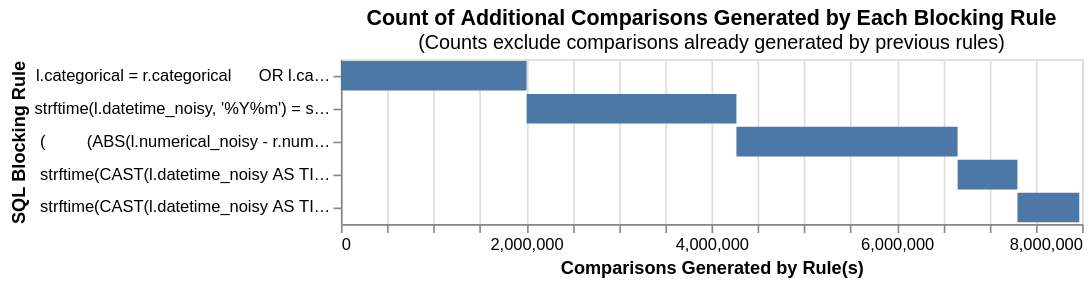

Source (notebook cell):
### Code cell
from splink import DuckDBAPI, block_on
from splink.blocking_analysis import (
    cumulative_comparisons_to_be_scored_from_blocking_rules_chart,
)

# We design blocking rules so that we allow for differences in numerical values and dates.
# Here we simplify the date calculation to just via month.
# Rule 1: Match on category OR allow if either side is missing
blocking_rule_category = """
    l.categorical = r.categorical 
    OR l.categorical IS NULL 
    OR r.categorical IS NULL
"""

# Rule 2: Match on calendar month OR allow if either side is missing
blocking_rule_month = """
    strftime(l.datetime_noisy, '%Y%m') = strftime(r.datetime_noisy, '%Y%m')
    OR l.datetime_noisy IS NULL 
    OR r.datetime_noisy IS NULL
"""

# Rule 3: Robust percentage-based bounding OR allow if either side is missing
blocking_rule_numerical = """
    (
        (ABS(l.numerical_noisy - r.numerical_noisy) / NULLIF(
            CASE WHEN l.numerical_noisy > r.numerical_noisy THEN l.numerical_noisy ELSE r.numerical_noisy END, 
            0
        )) < 0.25
    )
    OR l.numerical_noisy IS NULL 
    OR r.numerical_noisy IS NULL
"""

# Rule 4: Handle shifting date windows cleanly OR allow if either side is missing
blocking_rule_date_shift_1 = """
    strftime(CAST(l.datetime_noisy AS TIMESTAMP) + INTERVAL '15' DAY, '%Y%m') = strftime(CAST(r.datetime_noisy AS TIMESTAMP), '%Y%m')
    OR l.datetime_noisy IS NULL 
    OR r.datetime_noisy IS NULL
"""

blocking_rule_date_shift_2 = """
    strftime(CAST(l.datetime_noisy AS TIMESTAMP) - INTERVAL '15' DAY, '%Y%m') = strftime(CAST(r.datetime_noisy AS TIMESTAMP), '%Y%m')
    OR l.datetime_noisy IS NULL 
    OR r.datetime_noisy IS NULL
"""

# Combined array for your settings dictionary
brs = [
    blocking_rule_category,
    blocking_rule_month,
    blocking_rule_numerical,
    blocking_rule_date_shift_1,
    blocking_rule_date_shift_2
]




# Numerically, we can just take a look at values within 50 to each other
# Here, the specific domain knowledge of the dataset would matter. Assuming we know roughly  what the numerical values are
# or how they vary, then this would play a large role in simplifying computation.
blocking_rule_numerical = """
    l.numerical_noisy + 50 = r.numerical_noisy
    and (l.categorical = r.categorical) AND l.categorical IS NOT NULL
    and yearweek(l.datetime_noisy) = yearweek(r.datetime_noisy)
"""

blocking_rule_numerical_2 = """
    l.numerical_noisy - 50 = r.numerical_noisy
    and (l.categorical = r.categorical) AND l.categorical IS NOT NULL
    and yearweek(l.datetime_noisy) = yearweek(r.datetime_noisy)
"""


db_api = DuckDBAPI()
cumulative_comparisons_to_be_scored_from_blocking_rules_chart(
    table_or_tables=[df1, df2],
    blocking_rules=brs,
    db_api=db_api,
    link_type="link_only",
    unique_id_column_name="latent_event_id"
)

### Figure 1 — Vega-Lite specification as saved in the notebook (floating-point values rounded to 4 significant figures)
{"config": {"view": {"continuousWidth": 300, "continuousHeight": 300}}, "data": {"name": "data-952dc67215e54d2c203cf31a1f4c6f82"}, "mark": "bar", "encoding": {"order": {"field": "cumulative_rows"}, "tooltip": [{"field": "blocking_rule", "title": "SQL Condition", "type": "nominal"}, {"field": "row_count", "format": ",", "title": "Comparisons Generated", "type": "quantitative"}, {"field": "cumulative_rows", "format": ",", "title": "Cumulative Comparisons", "type": "quantitative"}, {"field": "cartesian", "format": ",", "title": "Total comparisons in Cartesian product", "type": "quantitative"}], "x": {"field": "start", "title": "Comparisons Generated by Rule(s)", "type": "quantitative"}, "x2": {"field": "cumulative_rows"}, "y": {"field": "blocking_rule", "sort": ["-x2"], "title": "SQL Blocking Rule"}}, "height": {"step": 20}, "title": {"text": "Count of Additional Comparisons Generated by Each Blocking Rule", "subtitle": "(Counts exclude comparisons already generated by previous rules)"}, "width": 450, "$schema": "https://vega.github.io/schema/vega-lite/v5.9.3.json", "datasets": {"data-952dc67215e54d2c203cf31a1f4c6f82": [{"blocking_rule": "\n    l.categorical = r.categorical \n    OR l.categorical IS NULL \n    OR r.categorical IS NULL\n", "row_count": 2004211, "cumulative_rows": 2004211, "cartesian": 13322940, "match_key": "0", "start": 0}, {"blocking_rule": "\n    strftime(l.datetime_noisy, '%Y%m') = strftime(r.datetime_noisy, '%Y%m')\n    OR l.datetime_noisy IS NULL \n    OR r.datetime_noisy IS NULL\n", "row_count": 2264724, "cumulative_rows": 4268935, "cartesian": 13322940, "match_key": "1", "start": 2004211}, {"blocking_rule": "\n    (\n        (ABS(l.numerical_noisy - r.numerical_noisy) / NULLIF(\n            CASE WHEN l.numerical_noisy > r.numerical_noisy THEN l.numerical_noisy ELSE r.numerical_noisy END, \n            0\n        )) < 0.25\n    )\n    OR l.numerical_noisy IS NULL \n    OR r.numerical_noisy IS NULL\n", "row_count": 2387674, "cumulative_rows": 6656609, "cartesian": 13322940, "match_key": "2", "start": 4268935}, {"blocking_rule": "\n    strftime(CAST(l.datetime_noisy AS TIMESTAMP) + INTERVAL '15' DAY, '%Y%m') = strftime(CAST(r.datetime_noisy AS TIMESTAMP), '%Y%m')\n    OR l.datetime_noisy IS NULL \n    OR r.datetime_noisy IS NULL\n", "row_count": 645614, "cumulative_rows": 7302223, "cartesian": 13322940, "match_key": "3", "start": 6656609}, {"blocking_rule": "\n    strftime(CAST(l.datetime_noisy AS TIMESTAMP) - INTERVAL '15' DAY, '%Y%m') = strftime(CAST(r.datetime_noisy AS TIMESTAMP), '%Y%m')\n    OR l.datetime_noisy IS NULL \n    OR r.datetime_noisy IS NULL\n", "row_count": 667437, "cumulative_rows": 7969660, "cartesian": 13322940, "match_key": "4", "start": 7302223}]}}
